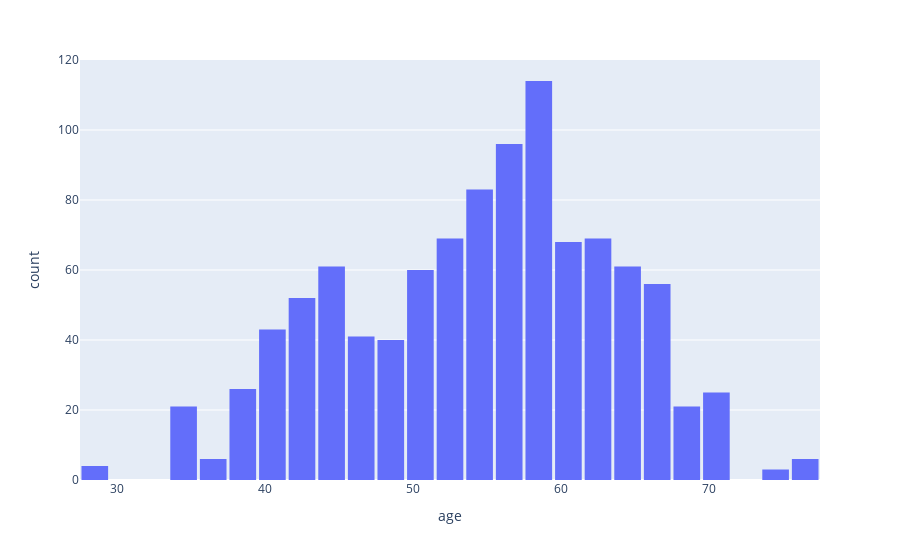

Source (notebook cell):
### Code cell
### age: age of the person in years
"""
     datatype -> numeric
     range -> 1 - 100
"""
print (hdset['age'].describe())
print (hdset['age'].unique())
print ('distribution of age')
# sns.displot(hdset, x="age")
# fig = px.histogram(hdset, x="age")
# fig = px.histogram(hdset, x="age", nbins=100)
fig = px.histogram(hdset, x="age")
fig.update_layout(bargap=0.1)
fig.show()

### Figure 1 — Plotly figure (JSON) as saved in the notebook; plotly's stock layout.template omitted (floating-point values rounded to 4 significant figures; data arrays with more than 128 entries replaced by an {"elided": "..."} marker saying what was removed)
{"data": [{"alignmentgroup": "True", "bingroup": "x", "hovertemplate": "age=%{x}<br>count=%{y}<extra></extra>", "legendgroup": "", "marker": {"color": "#636efa", "pattern": {"shape": ""}}, "name": "", "offsetgroup": "", "orientation": "v", "showlegend": false, "type": "histogram", "x": {"elided": "1025 int values"}, "xaxis": "x", "yaxis": "y"}], "layout": {"autosize": true, "bargap": 0.1, "barmode": "relative", "legend": {"tracegroupgap": 0}, "margin": {"t": 60}, "xaxis": {"anchor": "y", "autorange": true, "domain": [0, 1], "range": [27.5, 77.5], "title": {"text": "age"}, "type": "linear"}, "yaxis": {"anchor": "x", "autorange": true, "domain": [0, 1], "range": [0, 120], "title": {"text": "count"}}}}
